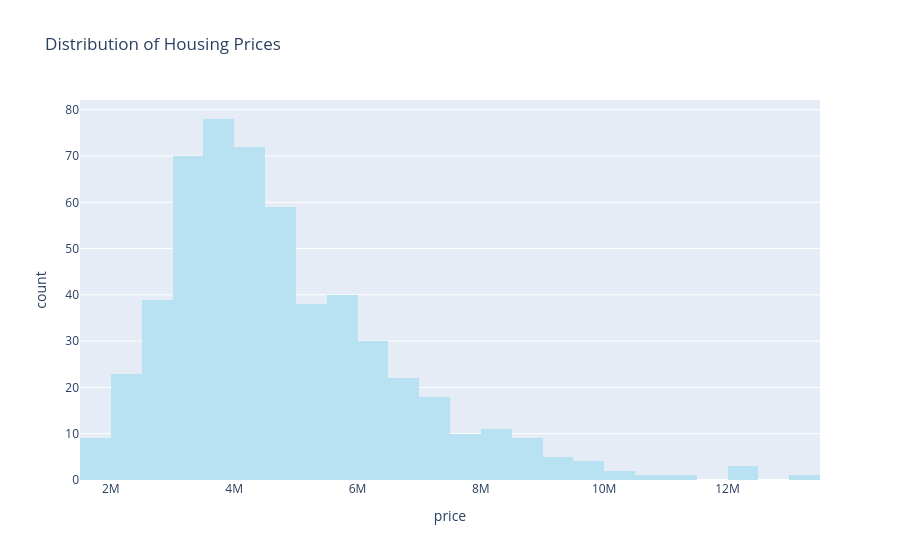

The code cell stored with this chart in its notebook:
### Markdown cell above
### 1. Distribution of House Prices

### Code cell
fig = px.histogram(housing, x="price", title="Distribution of Housing Prices", color_discrete_sequence=["#B8E2F2"])
fig.show()

### Figure 1 — Plotly figure (JSON) as saved in the notebook; plotly's stock layout.template omitted (floating-point values rounded to 4 significant figures; data arrays with more than 128 entries replaced by an {"elided": "..."} marker saying what was removed)
{"data": [{"bingroup": "x", "hovertemplate": "price=%{x}<br>count=%{y}<extra></extra>", "legendgroup": "", "marker": {"color": "#B8E2F2", "pattern": {"shape": ""}}, "name": "", "orientation": "v", "showlegend": false, "type": "histogram", "x": {"elided": "545 int values"}, "xaxis": "x", "yaxis": "y"}], "layout": {"barmode": "relative", "legend": {"tracegroupgap": 0}, "title": {"text": "Distribution of Housing Prices"}, "xaxis": {"anchor": "y", "domain": [0, 1], "title": {"text": "price"}}, "yaxis": {"anchor": "x", "domain": [0, 1], "title": {"text": "count"}}}}
